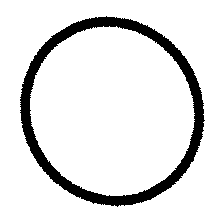
%> input picture start/circle/circle-start-0.png, 224 x 224 px; its folder holds only this picture in this run
$ octave --eval "shape_d;"   (GNU Octave 9; MATLAB toolbox functions it lacks are replaced by stand-ins)
%> lines starting %> are read from the running program, lines starting %| are printed output that depends on the picture; in (x1, y1, x2, y2) boxes, pixels count from 0 and x2, y2 are one past the last pixel; in counts of white or black regions, pixels touching at a corner belong together; the program's own positions count from 1
%> the answer given: 3
%> the answer given: start/circle/circle-start-0.png
### read_images.m
function [input, target] = read_images(local, geometric, received_input, received_target, file_name)
%> called with local = 'start/circle/', received_input = [], received_target = [], file_name = 'circle-start-0.png'

if ~exist('file_name', 'var')
    d = dir(local+'\*.png');
else
    d = dir(strcat(local, file_name));
end
disp(d);
keySet = {'circle', 'kite', 'parallelogram', 'square', 'trapezoid', 'triangle'};
valueSet = { [1, 0, 0, 0, 0, 0], [0, 1, 0, 0, 0, 0] [0, 0, 1, 0, 0, 0] [0, 0, 0, 1, 0, 0] [0, 0, 0, 0, 1, 0] [0, 0, 0, 0, 0, 1] };

M = containers.Map(keySet, valueSet);

% target = zeros(1, length(d));
% target(target >= 0) = geometric;
% disp(target);

for n = 1 : size(d)
    folder = getfield(d, {n}, 'folder');
    nome = getfield(d, {n}, 'name');
    img = strcat(folder, '/', nome);
    I = imread(img);
%> I is the input picture: size 224x224x3 uint8; 89.2% white; 1 black region, box (x1, y1, x2, y2) and area: (20, 16, 205, 207) 5440
    I = rgb2gray(I);
    I = imresize(I, [25 25]);
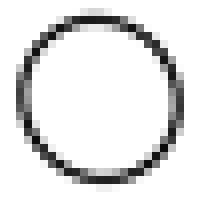
%> I: size 25x25 uint8 (shown 8 times larger); min 12, max 255, mean 226.1
    img_arr = imbinarize(I);
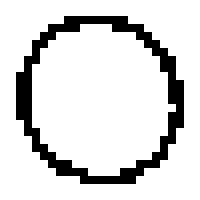
%> img_arr: size 25x25 logical (shown 8 times larger); 85.3% white; black in thin lines or dots, all inside (x1, y1, x2, y2) = (2, 2, 23, 23)
    vector = img_arr(:);
%> vector = 625 logical values, 533 true
    input(:, n) = vector;
%> the run ends on the next line
    target(:, n) = M(geometric);
end

if(~isempty(received_input))
    input = [received_input input];
    target = [received_target target];
end

end

### shape_d.m
function shape_d()
% Reset input and target
uInput = zeros(0,0);
target = zeros(0,0);
possibleShapes = ["circle" "kite" "parallelogram" "square" "trapezoid" "triangle"];

% Get shape from user
fprintf('Which shape you want to test?\n');
fprintf('1 - circle\n');
fprintf('2 - kite\n');
fprintf('3 - parallelogram\n');
fprintf('4 - square\n');
fprintf('5 - trapezoid\n');
fprintf('6 - triangle\n');
tmp = input('                        shape? (default circle) = ');
if isempty(tmp)
    tmp = 1;
end

% Get file
fprintf('File location: \n');
[file_name, location] = uigetfile('*.png', 'Select an image with a shape', '..\');

% Get the input and target for the given sample
[uInput, target] = read_images(location, possibleShapes(tmp), uInput, target, file_name);

load('best_nn.mat', 'net');

% Simulate and give the results
out = sim(net, uInput);

r = 0;
for i=1:size(out,2)
    [a b] = max(out(:,i));
    [c d] = max(target(:,i));
    fprintf('Correct shape: %s\n', possibleShapes(d));
    fprintf('Shape given: %s\n\n', possibleShapes(b));
    if b == d
      r = r+1;
    end
end
end

$ run again, on start/circle/circle-start-4.png
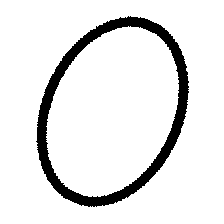
%> input picture start/circle/circle-start-4.png, 224 x 224 px
%> in read_images, I is the input picture: size 224x224x3 uint8; 90.2% white; 1 black region, box (x1, y1, x2, y2) and area: (36, 16, 189, 207) 4908
%> in read_images, `I = imresize(I, [25 25]);`:
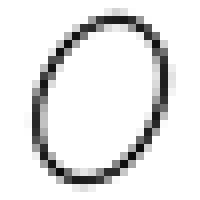
%> I: size 25x25 uint8 (shown 8 times larger); min 12, max 255, mean 229
%> in read_images, `img_arr = imbinarize(I);`:
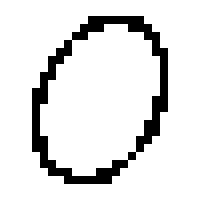
%> img_arr: size 25x25 logical (shown 8 times larger); 87.8% white; black in thin lines or dots, all inside (x1, y1, x2, y2) = (4, 2, 21, 23)
%> vector = 625 logical values, 549 true

$ run again, on start/circle/circle-start-1.png
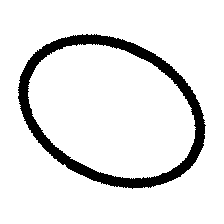
%> input picture start/circle/circle-start-1.png, 224 x 224 px
%> in read_images, I is the input picture: size 224x224x3 uint8; 90.2% white; 1 black region, box (x1, y1, x2, y2) and area: (18, 34, 206, 189) 4899
%> in read_images, `I = imresize(I, [25 25]);`:
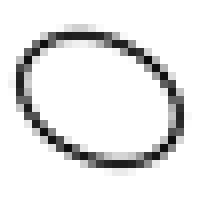
%> I: size 25x25 uint8 (shown 8 times larger); min 10, max 255, mean 229
%> in read_images, `img_arr = imbinarize(I);`:
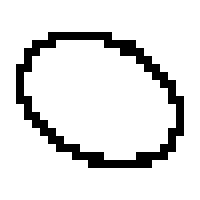
%> img_arr: size 25x25 logical (shown 8 times larger); 88% white; black in thin lines or dots, all inside (x1, y1, x2, y2) = (2, 4, 23, 21)
%> vector = 625 logical values, 550 true

$ run again, on start/circle/circle-start-2.png
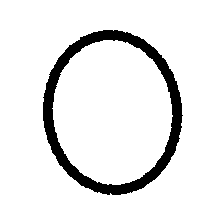
%> input picture start/circle/circle-start-2.png, 224 x 224 px
%> in read_images, I is the input picture: size 224x224x3 uint8; 91.2% white; 1 black region, box (x1, y1, x2, y2) and area: (43, 30, 183, 195) 4415
%> in read_images, `I = imresize(I, [25 25]);`:
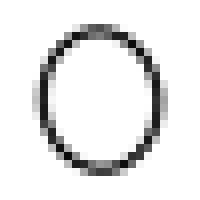
%> I: size 25x25 uint8 (shown 8 times larger); min 12, max 255, mean 231.6
%> in read_images, `img_arr = imbinarize(I);`:
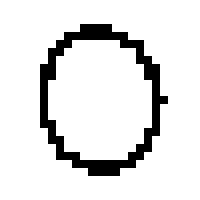
%> img_arr: size 25x25 logical (shown 8 times larger); 88.6% white; black in thin lines or dots, all inside (x1, y1, x2, y2) = (5, 3, 21, 22)
%> vector = 625 logical values, 554 true

$ run again, on start/circle/circle-start-3.png
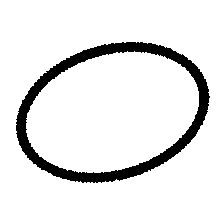
%> input picture start/circle/circle-start-3.png, 224 x 224 px
%> in read_images, I is the input picture: size 224x224x3 uint8; 90.4% white; 1 black region, box (x1, y1, x2, y2) and area: (16, 42, 210, 183) 4804
%> in read_images, `I = imresize(I, [25 25]);`:
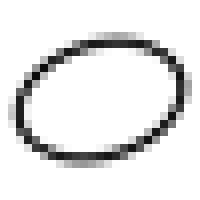
%> I: size 25x25 uint8 (shown 8 times larger); min 13, max 255, mean 229.6
%> in read_images, `img_arr = imbinarize(I);`:
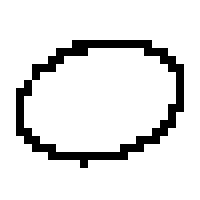
%> img_arr: size 25x25 logical (shown 8 times larger); 89% white; black in thin lines or dots, all inside (x1, y1, x2, y2) = (2, 5, 23, 21)
%> vector = 625 logical values, 556 true
